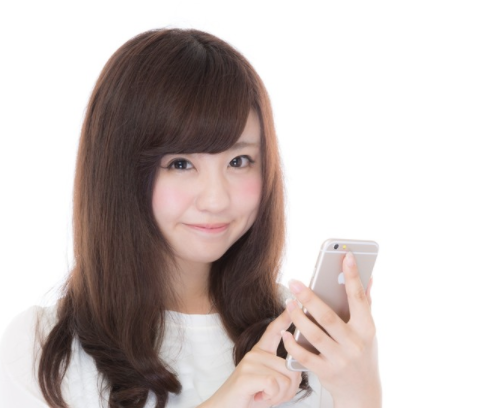
#> input picture imgs/original/sample.png, 488 x 408 px; its folder holds only this picture in this run
$ jupyter execute main.ipynb
#> lines starting #> are read from the running program, lines starting #| are printed output that depends on the picture
[cell 1]
import cv2
import numpy as np
import matplotlib.pyplot as plt

import glob
import os

[cell 2]
origin_path = './imgs/original'
cut_face_path = './imgs/cut_face'

[cell 3]
cascade_path = './opencv/haarcascade_frontalface_alt.xml'
face_cascade = cv2.CascadeClassifier(cascade_path)

[cell 4]
for fold_path in glob.glob('./imgs/original/*'):
    imgs = glob.glob(origin_path + '/*')

    # フォルダがなかったら作成
    if not os.path.exists(cut_face_path):
        os.mkdir(cut_face_path)

    for i, img_path in enumerate(imgs,1):
        img = cv2.imread(img_path, cv2.IMREAD_COLOR)
#> img is the input picture: shape (408, 488, 3); mean B, G, R 188.4, 190.9, 200.9
        img_gray = cv2.cvtColor(img, cv2.COLOR_BGR2GRAY)
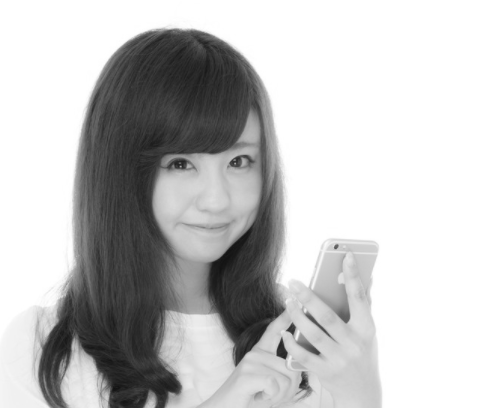
#> img_gray: shape (408, 488); min 18, max 255, mean 193.6

        faces = face_cascade.detectMultiScale(img_gray, 1.1, 3)
#> faces = [[142, 124, 132, 132]]

        if len(faces) > 0:
            for j, face in enumerate(faces,1):
                x, y ,w, h =face
                save_img_path = cut_face_path + '/' + str(i) +'_' + str(j) + '.jpg'
                cv2.imwrite(save_img_path , img[y:y+h, x:x+w])
#> this loop made 1 pass
#> (j, x, y, w, h, save_img_path) on pass 1: (1, 142, 124, 132, 132, './imgs/cut_face/1_1.jpg')
#> pass 1, `cv2.imwrite(save_img_path , img[y:y+h, x:x+w])`:
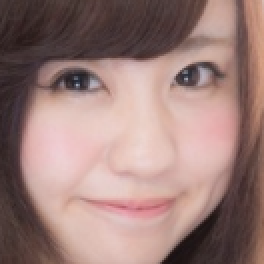
#> saved as 1_1.jpg: shape (132, 132, 3) (shown 2 times larger); mean B, G, R 120.7, 125.5, 155.1
        else:
            print ('image' + str(i) + ':NoFace')
